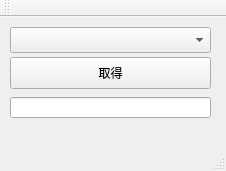
<?xml version="1.0" encoding="UTF-8"?>
<ui version="4.0">
 <class>NicookieMainWindow</class>
 <widget class="QMainWindow" name="NicookieMainWindow">
  <property name="geometry">
   <rect>
    <x>0</x>
    <y>0</y>
    <width>226</width>
    <height>171</height>
   </rect>
  </property>
  <property name="windowTitle">
   <string>NicookieMainWindow</string>
  </property>
  <widget class="QWidget" name="centralWidget">
   <widget class="QPushButton" name="pushButton">
    <property name="geometry">
     <rect>
      <x>10</x>
      <y>40</y>
      <width>201</width>
      <height>32</height>
     </rect>
    </property>
    <property name="text">
     <string>取得</string>
    </property>
   </widget>
   <widget class="QLineEdit" name="lineEdit">
    <property name="geometry">
     <rect>
      <x>10</x>
      <y>80</y>
      <width>201</width>
      <height>21</height>
     </rect>
    </property>
   </widget>
   <widget class="QComboBox" name="comboBox">
    <property name="geometry">
     <rect>
      <x>10</x>
      <y>10</y>
      <width>201</width>
      <height>26</height>
     </rect>
    </property>
   </widget>
  </widget>
  <widget class="QMenuBar" name="menuBar">
   <property name="geometry">
    <rect>
     <x>0</x>
     <y>0</y>
     <width>226</width>
     <height>22</height>
    </rect>
   </property>
  </widget>
  <widget class="QToolBar" name="mainToolBar">
   <attribute name="toolBarArea">
    <enum>TopToolBarArea</enum>
   </attribute>
   <attribute name="toolBarBreak">
    <bool>false</bool>
   </attribute>
  </widget>
  <widget class="QStatusBar" name="statusBar"/>
 </widget>
 <layoutdefault spacing="6" margin="11"/>
 <resources/>
 <connections/>
</ui>
